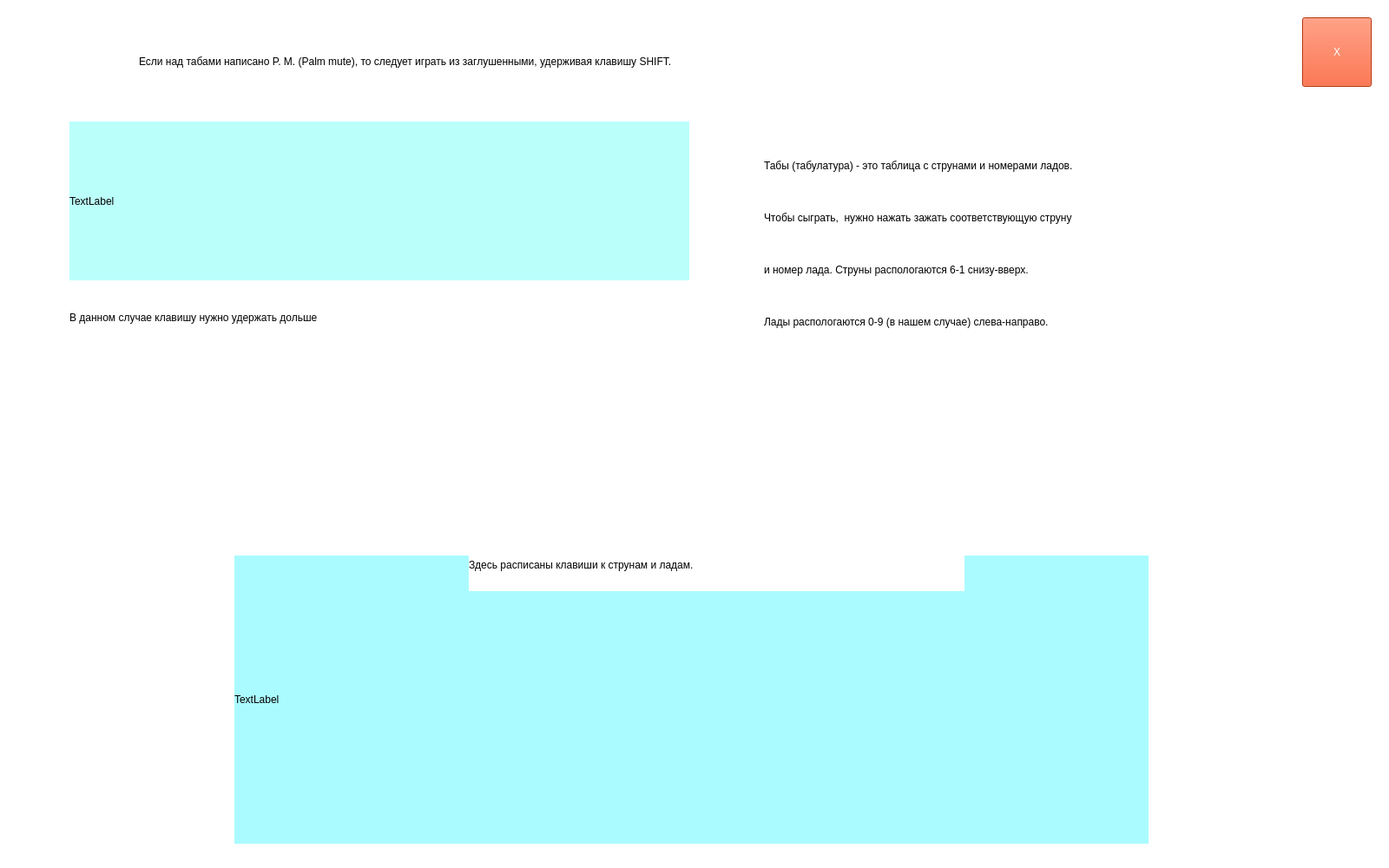
<?xml version="1.0" encoding="UTF-8"?>
<ui version="4.0">
 <class>MainWindow</class>
 <widget class="QMainWindow" name="MainWindow">
  <property name="geometry">
   <rect>
    <x>0</x>
    <y>0</y>
    <width>1600</width>
    <height>1000</height>
   </rect>
  </property>
  <property name="windowTitle">
   <string>MainWindow</string>
  </property>
  <property name="styleSheet">
   <string notr="true">background-color: rgb(255, 255, 255);</string>
  </property>
  <widget class="QWidget" name="centralwidget">
   <widget class="QLabel" name="pict1">
    <property name="geometry">
     <rect>
      <x>270</x>
      <y>640</y>
      <width>1053</width>
      <height>332</height>
     </rect>
    </property>
    <property name="styleSheet">
     <string notr="true">background-color: rgb(170, 251, 255);</string>
    </property>
    <property name="text">
     <string>TextLabel</string>
    </property>
   </widget>
   <widget class="QPushButton" name="exit_button">
    <property name="geometry">
     <rect>
      <x>1500</x>
      <y>20</y>
      <width>80</width>
      <height>80</height>
     </rect>
    </property>
    <property name="styleSheet">
     <string notr="true">font: 36pt &quot;MS Shell Dlg 2&quot;;
background-color: rgb(255, 63, 5);
color: rgb(255, 255, 255);</string>
    </property>
    <property name="text">
     <string>X</string>
    </property>
   </widget>
   <widget class="QLabel" name="pict2">
    <property name="geometry">
     <rect>
      <x>80</x>
      <y>140</y>
      <width>714</width>
      <height>183</height>
     </rect>
    </property>
    <property name="styleSheet">
     <string notr="true">background-color: rgb(187, 255, 251);</string>
    </property>
    <property name="text">
     <string>TextLabel</string>
    </property>
   </widget>
   <widget class="QLabel" name="label">
    <property name="geometry">
     <rect>
      <x>160</x>
      <y>40</y>
      <width>1011</width>
      <height>61</height>
     </rect>
    </property>
    <property name="styleSheet">
     <string notr="true">font: 14pt &quot;MS Shell Dlg 2&quot;;</string>
    </property>
    <property name="text">
     <string>Если над табами написано P. M. (Palm mute), то следует играть из заглушенными, удерживая клавишу SHIFT.</string>
    </property>
   </widget>
   <widget class="QLabel" name="label_2">
    <property name="geometry">
     <rect>
      <x>80</x>
      <y>330</y>
      <width>521</width>
      <height>71</height>
     </rect>
    </property>
    <property name="styleSheet">
     <string notr="true">font: 14pt &quot;MS Shell Dlg 2&quot;;</string>
    </property>
    <property name="text">
     <string>В данном случае клавишу нужно удержать дольше</string>
    </property>
   </widget>
   <widget class="QLabel" name="label_3">
    <property name="geometry">
     <rect>
      <x>880</x>
      <y>160</y>
      <width>571</width>
      <height>61</height>
     </rect>
    </property>
    <property name="styleSheet">
     <string notr="true">font: 14pt &quot;MS Shell Dlg 2&quot;;</string>
    </property>
    <property name="text">
     <string>Табы (табулатура) - это таблица с струнами и номерами ладов.</string>
    </property>
   </widget>
   <widget class="QLabel" name="label_4">
    <property name="geometry">
     <rect>
      <x>880</x>
      <y>220</y>
      <width>571</width>
      <height>61</height>
     </rect>
    </property>
    <property name="styleSheet">
     <string notr="true">font: 14pt &quot;MS Shell Dlg 2&quot;;</string>
    </property>
    <property name="text">
     <string>Чтобы сыграть,  нужно нажать зажать соответствующую струну </string>
    </property>
   </widget>
   <widget class="QLabel" name="label_5">
    <property name="geometry">
     <rect>
      <x>880</x>
      <y>280</y>
      <width>571</width>
      <height>61</height>
     </rect>
    </property>
    <property name="styleSheet">
     <string notr="true">font: 14pt &quot;MS Shell Dlg 2&quot;;</string>
    </property>
    <property name="text">
     <string>и номер лада. Струны распологаются 6-1 снизу-вверх.</string>
    </property>
   </widget>
   <widget class="QLabel" name="label_6">
    <property name="geometry">
     <rect>
      <x>880</x>
      <y>340</y>
      <width>571</width>
      <height>61</height>
     </rect>
    </property>
    <property name="styleSheet">
     <string notr="true">font: 14pt &quot;MS Shell Dlg 2&quot;;</string>
    </property>
    <property name="text">
     <string>Лады распологаются 0-9 (в нашем случае) слева-направо.</string>
    </property>
   </widget>
   <widget class="QLabel" name="label_7">
    <property name="geometry">
     <rect>
      <x>540</x>
      <y>620</y>
      <width>571</width>
      <height>61</height>
     </rect>
    </property>
    <property name="styleSheet">
     <string notr="true">font: 14pt &quot;MS Shell Dlg 2&quot;;</string>
    </property>
    <property name="text">
     <string>Здесь расписаны клавиши к струнам и ладам.</string>
    </property>
   </widget>
  </widget>
  <widget class="QStatusBar" name="statusbar"/>
 </widget>
 <resources/>
 <connections/>
</ui>
